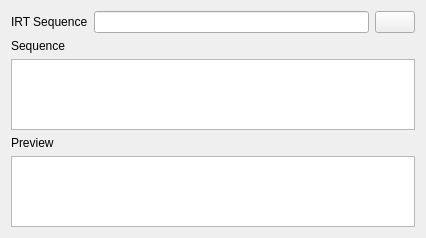
<?xml version="1.0" encoding="UTF-8"?>
<ui version="4.0">
 <class>GTAActionIRTWidget</class>
 <widget class="QWidget" name="GTAActionIRTWidget">
  <property name="geometry">
   <rect>
    <x>0</x>
    <y>0</y>
    <width>426</width>
    <height>238</height>
   </rect>
  </property>
  <property name="windowTitle">
   <string>Form</string>
  </property>
  <property name="windowIcon">
   <iconset resource="../resource.qrc">
    <normaloff>:/images/forms/img/GTAAppIcon.png</normaloff>:/images/forms/img/GTAAppIcon.png</iconset>
  </property>
  <layout class="QGridLayout" name="gridLayout">
   <item row="0" column="0">
    <layout class="QHBoxLayout" name="horizontalLayout">
     <item>
      <widget class="QLabel" name="FunctiionLabel">
       <property name="sizePolicy">
        <sizepolicy hsizetype="Maximum" vsizetype="Fixed">
         <horstretch>0</horstretch>
         <verstretch>0</verstretch>
        </sizepolicy>
       </property>
       <property name="text">
        <string>IRT Sequence</string>
       </property>
      </widget>
     </item>
     <item>
      <widget class="QLineEdit" name="SequenceFileLE"/>
     </item>
     <item>
      <widget class="QPushButton" name="SearchPB">
       <property name="sizePolicy">
        <sizepolicy hsizetype="Maximum" vsizetype="Fixed">
         <horstretch>0</horstretch>
         <verstretch>0</verstretch>
        </sizepolicy>
       </property>
       <property name="text">
        <string/>
       </property>
       <property name="icon">
        <iconset resource="../resource.qrc">
         <normaloff>:/images/forms/img/SEARCH.png</normaloff>:/images/forms/img/SEARCH.png</iconset>
       </property>
      </widget>
     </item>
    </layout>
   </item>
   <item row="1" column="0">
    <widget class="QLabel" name="label">
     <property name="text">
      <string>Sequence</string>
     </property>
    </widget>
   </item>
   <item row="2" column="0">
    <widget class="QListWidget" name="SequenceListLW"/>
   </item>
   <item row="3" column="0">
    <widget class="QLabel" name="PreviewLabel">
     <property name="text">
      <string>Preview</string>
     </property>
    </widget>
   </item>
   <item row="4" column="0">
    <widget class="QTextEdit" name="PreviewTE">
     <property name="enabled">
      <bool>true</bool>
     </property>
     <property name="readOnly">
      <bool>true</bool>
     </property>
    </widget>
   </item>
  </layout>
 </widget>
 <tabstops>
  <tabstop>SequenceFileLE</tabstop>
  <tabstop>SearchPB</tabstop>
  <tabstop>SequenceListLW</tabstop>
  <tabstop>PreviewTE</tabstop>
 </tabstops>
 <resources>
  <include location="../resource.qrc"/>
 </resources>
 <connections/>
</ui>
